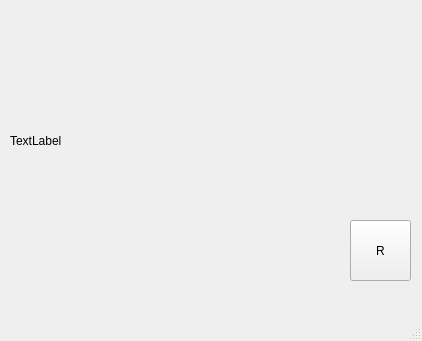
<?xml version="1.0" encoding="UTF-8"?>
<ui version="4.0">
 <class>MainWindow</class>
 <widget class="QMainWindow" name="MainWindow">
  <property name="geometry">
   <rect>
    <x>0</x>
    <y>0</y>
    <width>422</width>
    <height>341</height>
   </rect>
  </property>
  <property name="windowTitle">
   <string>MainWindow</string>
  </property>
  <widget class="QWidget" name="centralwidget">
   <widget class="QLabel" name="label">
    <property name="geometry">
     <rect>
      <x>10</x>
      <y>10</y>
      <width>331</width>
      <height>261</height>
     </rect>
    </property>
    <property name="text">
     <string>TextLabel</string>
    </property>
   </widget>
   <widget class="QPushButton" name="pushButton">
    <property name="geometry">
     <rect>
      <x>350</x>
      <y>220</y>
      <width>61</width>
      <height>61</height>
     </rect>
    </property>
    <property name="text">
     <string>R</string>
    </property>
   </widget>
  </widget>
  <widget class="QMenuBar" name="menubar">
   <property name="geometry">
    <rect>
     <x>0</x>
     <y>0</y>
     <width>422</width>
     <height>26</height>
    </rect>
   </property>
  </widget>
  <widget class="QStatusBar" name="statusbar"/>
 </widget>
 <resources/>
 <connections/>
</ui>
